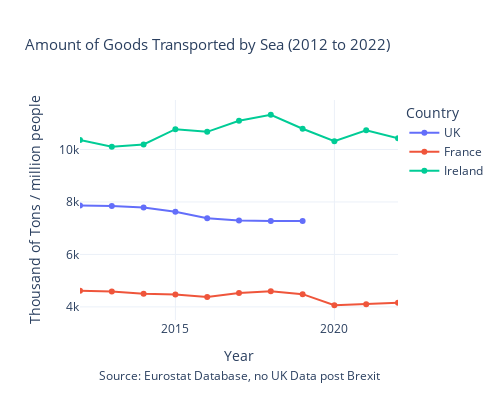

The code cell stored with this chart in its notebook:
### Code cell
df = pd.read_csv("../input/eurostat/transport data/sea transport of goods.tsv", delimiter='\t', encoding='utf-8',index_col=0)
vals = df.index
df.index = [x.split(",")[-1] for x in vals]
df = df.iloc[[(x.split(",")[-2] == "THS_T") for x in vals]]
df = df.transpose().replace(": ",0).astype("float")
df = df[["UK","FR","IE"]]
df["Year"] = df.index.astype("int")

df = df.merge(population, on="Year",how="left")
df = df.replace(0,np.nan)
df["UK_perc"] = df["UK"]/df["uk_population"]
df["FR_perc"] = df["FR"]/df["france_population"]
df["IE_perc"] = df["IE"]/df["ireland_population"]


fig = go.Figure()

# Add traces for each country
fig.add_trace(go.Scatter(x=df["Year"], y=df["UK_perc"], mode='lines+markers', name='UK'))
fig.add_trace(go.Scatter(x=df["Year"], y=df["FR_perc"], mode='lines+markers', name='France'))
fig.add_trace(go.Scatter(x=df["Year"], y=df["IE_perc"], mode='lines+markers', name='Ireland'))

fig.update_layout(
    title={'text':'Amount of Goods Transported by Sea (2012 to 2022)','font': {'size': 15}  # Set the title font size here
    },
    xaxis_title='Year',
    yaxis_title='Thousand of Tons / million people',
    legend_title='Country',
    template='plotly_white',
    hovermode='x unified',
    xaxis=dict(range=[2012, 2022]),  # Set the x-axis range to start from 2005
    width=500,  # Set the width of the figure
    height=400   # Set the height of the figure
)

# Add grid
fig.update_xaxes(showgrid=True)
fig.update_yaxes(showgrid=True)

fig.add_annotation(
    text="Source: <a href='https://ec.europa.eurostat/eurostat/data/database'>Eurostat Database</a>, no UK Data post Brexit",
    xref="paper", yref="paper",
    x=0.5, y=-0.3,
    showarrow=False,
    font=dict(size=12),
    xanchor='center'
)


# Show the figure
fig.show()

fig.write_image("../output/Amount of Goods Transported by Sea (2012 to 2022).png")

### Figure 1 — Plotly figure (JSON) as saved in the notebook; plotly's stock layout.template omitted (floating-point values rounded to 4 significant figures)
{"data": [{"mode": "lines+markers", "name": "UK", "type": "scatter", "x": [2012, 2013, 2014, 2015, 2016, 2017, 2018, 2019, 2020, 2021, 2022, 2023], "y": [7863.0, 7849.0, 7789.0, 7628.0, 7377.0, 7294.0, 7272.0, 7273.0, null, null, null, null]}, {"mode": "lines+markers", "name": "France", "type": "scatter", "x": [2012, 2013, 2014, 2015, 2016, 2017, 2018, 2019, 2020, 2021, 2022, 2023], "y": [4619.0, 4591.0, 4497.0, 4476.0, 4379.0, 4526.0, 4596.0, 4486.0, 4063.0, 4097.0, 4158.0, null]}, {"mode": "lines+markers", "name": "Ireland", "type": "scatter", "x": [2012, 2013, 2014, 2015, 2016, 2017, 2018, 2019, 2020, 2021, 2022, 2023], "y": [10360.0, 10100.0, 10190.0, 10780.0, 10670.0, 11100.0, 11320.0, 10790.0, 10320.0, 10730.0, 10430.0, null]}], "layout": {"annotations": [{"font": {"size": 12}, "showarrow": false, "text": "Source: <a href='https://ec.europa.eurostat/eurostat/data/database'>Eurostat Database</a>, no UK Data post Brexit", "x": 0.5, "xanchor": "center", "xref": "paper", "y": -0.3, "yref": "paper"}], "height": 400, "hovermode": "x unified", "legend": {"title": {"text": "Country"}}, "title": {"font": {"size": 15}, "text": "Amount of Goods Transported by Sea (2012 to 2022)"}, "width": 500, "xaxis": {"range": [2012, 2022], "showgrid": true, "title": {"text": "Year"}, "type": "linear"}, "yaxis": {"autorange": true, "range": [3500.0, 11890.0], "showgrid": true, "title": {"text": "Thousand of Tons / million people"}, "type": "linear"}}}
